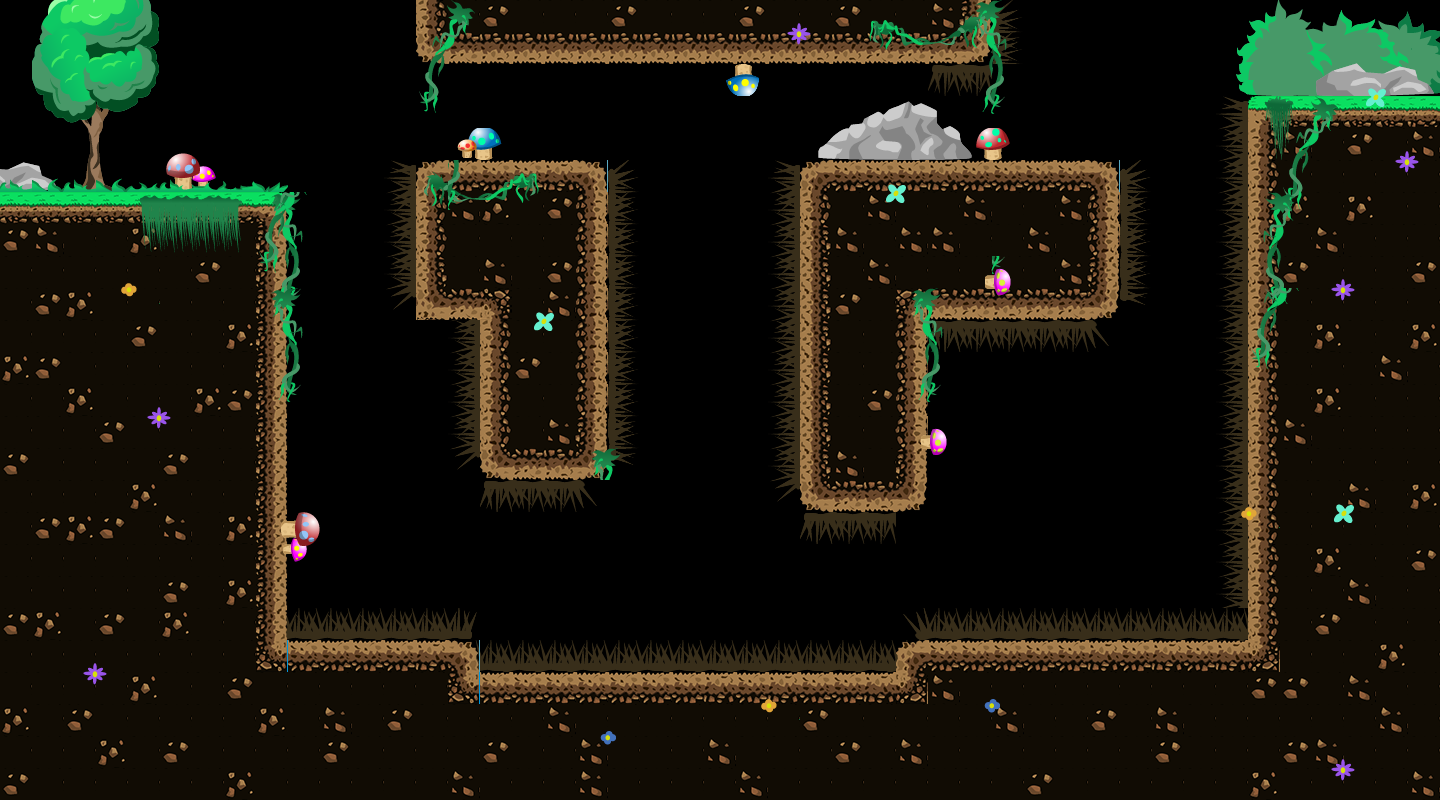

A level layout from a 2D game, rendered from its tile map. Below: a short description, then the map file with tile-grid data replaced by summaries:
An orthogonal 45x25 tile map with 32x32 px tiles, 6 tile layers (шипы1, шипы2, земля, декор1, ...) and 44 objects (18x surface, 14x death, finish, start).

<map version="1.10" tiledversion="1.10.1" orientation="orthogonal" renderorder="right-down" width="45" height="25" tilewidth="32" tileheight="32" infinite="0" nextlayerid="9" nextobjectid="72">
 <tileset firstgid="1" name="newTileset" tilewidth="32" tileheight="32" tilecount="832" columns="32">
  <image source="newTileset.png" width="1024" height="832" />
 </tileset>
 <layer id="2" name="шипы1" width="45" height="25">
  <data>[1125 cells, 111 non-empty, 10 distinct tile ids]</data>
 </layer>
 <layer id="3" name="шипы2" width="45" height="25">
  <data>[1125 cells, 251 non-empty, 14 distinct tile ids]</data>
 </layer>
 <layer id="1" name="земля" width="45" height="25">
  <data>[1125 cells, 477 non-empty, 22 distinct tile ids]</data>
 </layer>
 <layer id="4" name="декор1" width="45" height="25">
  <data>[1125 cells, 125 non-empty, 105 distinct tile ids]</data>
 </layer>
 <layer id="5" name="декор2" width="45" height="25">
  <data>[1125 cells, 110 non-empty, 74 distinct tile ids]</data>
 </layer>
 <layer id="6" name="декор3" width="45" height="25">
  <data>[1125 cells, 30 non-empty, 21 distinct tile ids]</data>
 </layer>
 <objectgroup id="8" name="collisions">
  <object id="1" x="1.33333" y="217.666" width="263.333" height="579.667" />
  <object id="2" x="437.333" y="5.33333" width="530.667" height="28" />
  <object id="3" x="1271.83" y="121.333" width="169.5" height="676.667" />
  <object id="4" name="death" x="290.334" y="617" width="180.167" height="24" />
  <object id="5" name="surface" x="-100" y="-93.6667" width="20.5" height="290" />
  <object id="6" name="surface" x="-70.8333" y="-107" width="491.833" height="27" />
  <object id="7" name="surface" x="979.5" y="-94.5" width="504" height="14" />
  <object id="8" name="surface" x="1487.83" y="-88" width="11.5" height="189.333" />
  <object id="9" name="finish" x="1379.5" y="74" />
  <object id="10" name="start" x="41.5" y="146" />
  <object id="13" name="surface" x="-66.6667" y="196" width="352.667" height="20" />
  <object id="14" name="surface" x="266.667" y="216.667" width="21.3333" height="579.333" />
  <object id="18" name="surface" x="1248" y="97" width="237" height="22" />
  <object id="19" name="surface" x="1247.67" y="120" width="21" height="511.667" />
  <object id="22" name="death" x="913.333" y="614.667" width="330" height="24" />
  <object id="23" x="293.333" y="644" width="182" height="152.667" />
  <object id="24" x="479.333" y="674.667" width="432.667" height="121.333" />
  <object id="25" x="919.333" y="642" width="348.667" height="156.666" />
  <object id="29" name="death" x="481.5" y="647.167" width="415" height="21.6667" />
  <object id="34" name="death" x="1225.5" y="101.75" width="21" height="504.167" />
  <object id="44" x="800.667" y="186.667" width="94" height="286.667" />
  <object id="46" x="898" y="188.667" width="189.333" height="128" />
  <object id="47" x="417.333" y="188.667" width="188.667" height="102" />
  <object id="48" x="482.667" y="293.333" width="119.333" height="156" />
  <object id="51" name="surface" x="970" y="-73" width="20" height="132" />
  <object id="52" name="surface" x="418" y="-72" width="17" height="135" />
  <object id="53" name="surface" x="440" y="38" width="527" height="24" />
  <object id="54" name="surface" x="804" y="159" width="310" height="26" />
  <object id="55" name="surface" x="1092" y="189" width="27" height="125" />
  <object id="56" name="surface" x="898" y="321" width="26" height="185" />
  <object id="57" name="surface" x="803" y="479" width="89" height="29" />
  <object id="58" name="death" x="801" y="512" width="95" height="23" />
  <object id="59" name="death" x="779" y="165.364" width="19" height="322.636" />
  <object id="60" name="death" x="477" y="478" width="112" height="24" />
  <object id="61" name="surface" x="479" y="452" width="123" height="22" />
  <object id="62" name="death" x="609" y="160" width="20" height="304" />
  <object id="63" name="death" x="456" y="318" width="22" height="146" />
  <object id="64" name="death" x="390" y="159" width="24" height="140" />
  <object id="65" name="surface" x="418" y="292" width="61" height="24" />
  <object id="66" name="surface" x="421" y="158" width="184" height="26" />
  <object id="67" name="death" x="931" y="64" width="61" height="28" />
  <object id="68" name="death" x="994" y="1" width="20" height="59" />
  <object id="70" name="death" x="930.333" y="320.333" width="163" height="27" />
  <object id="71" name="death" x="1120" y="164.5" width="21.5" height="136.5" />
 </objectgroup>
</map>
